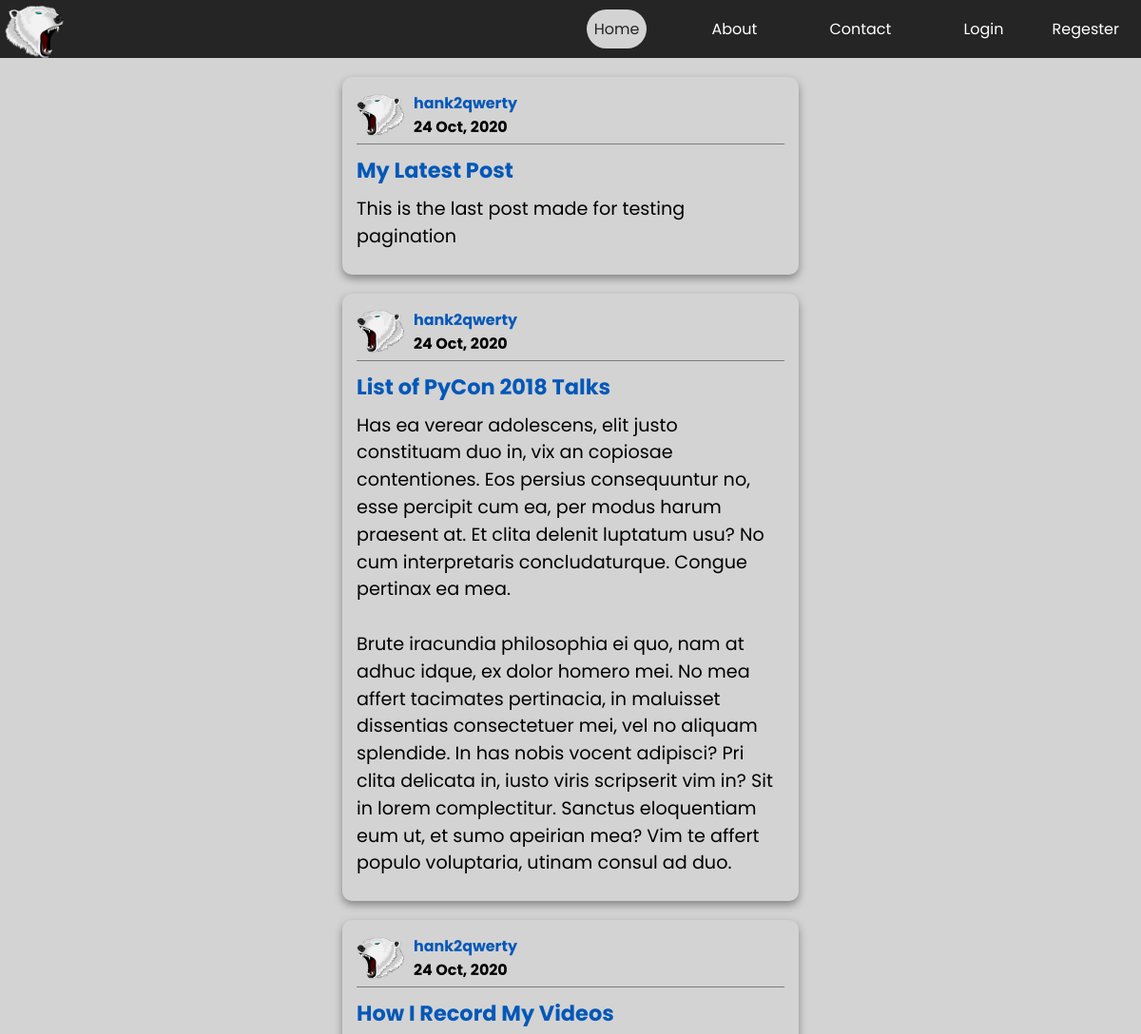
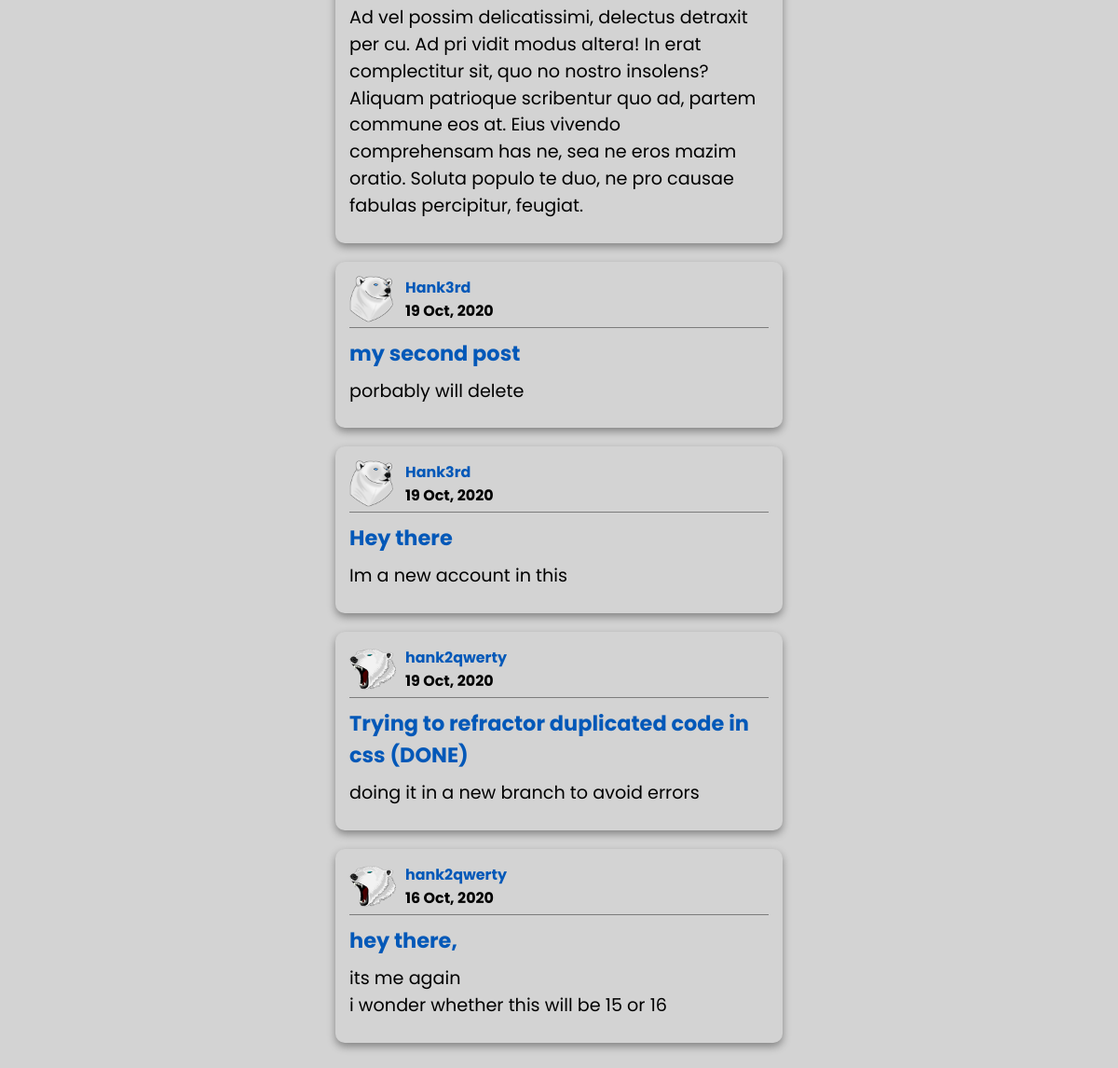
Page /home on the earlier database version (2 pictures, top to bottom).
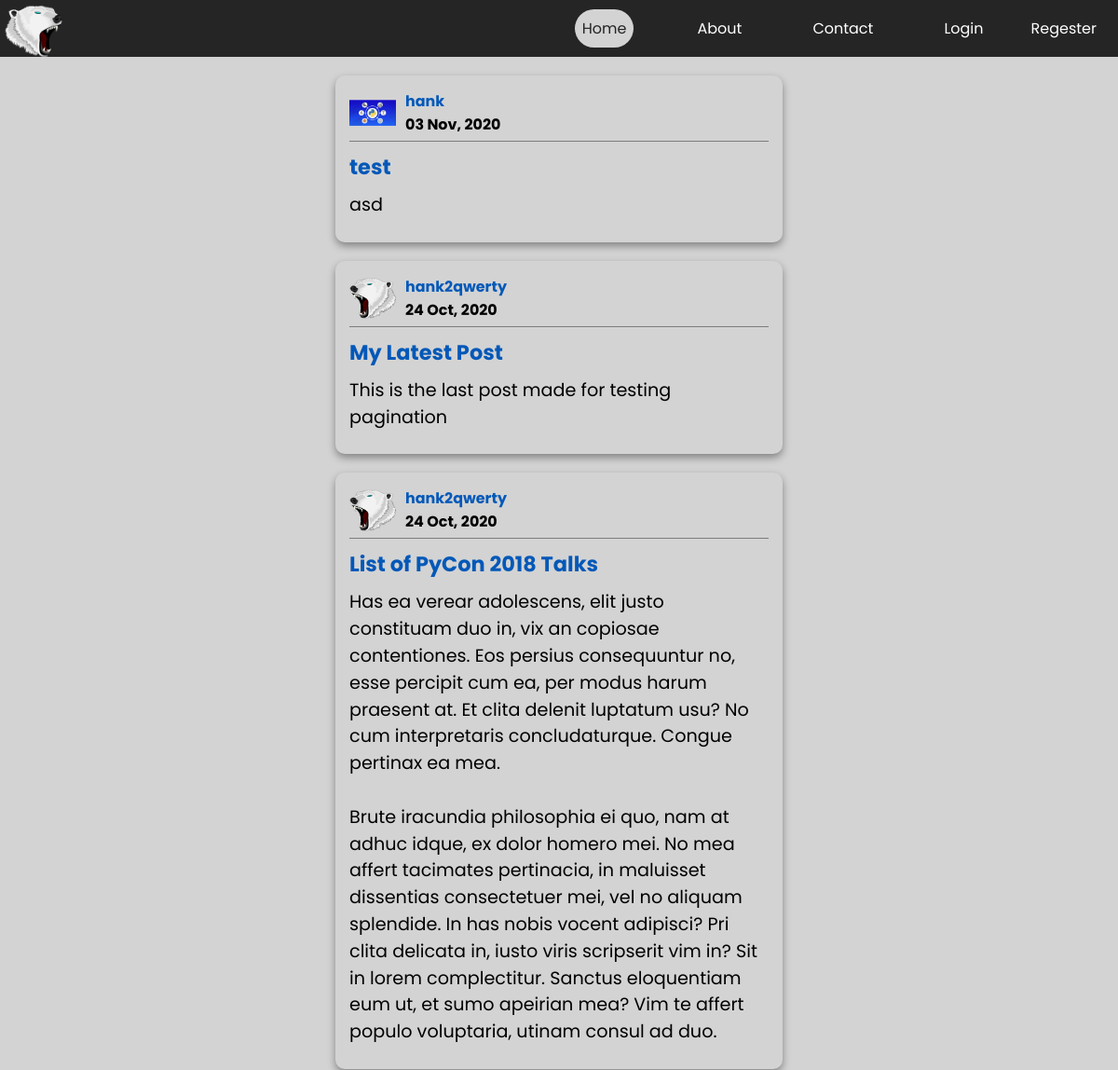
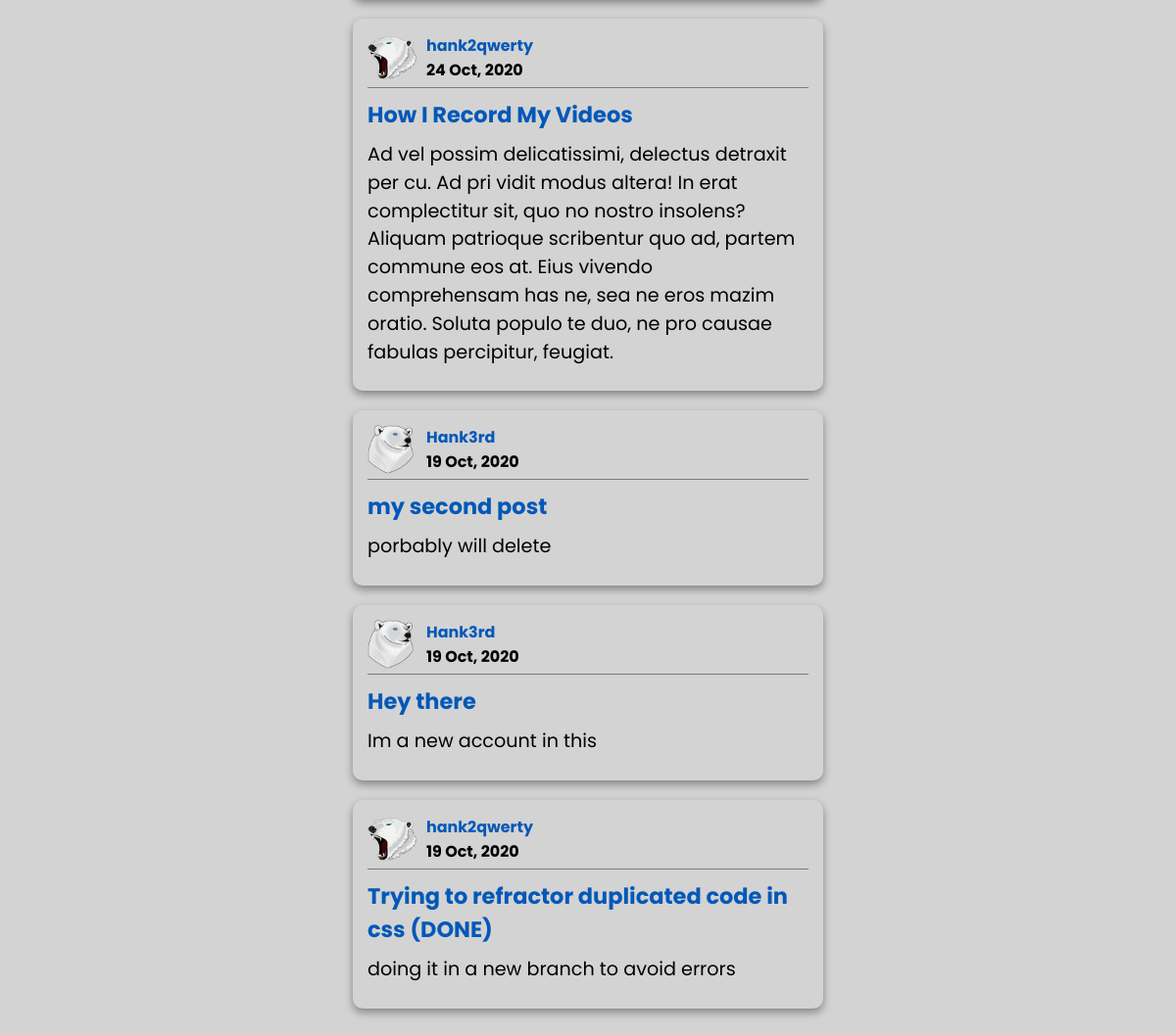
Same page on the later database version (2 pictures, top to bottom).
### flaskblog/model.py (models this page shows, shortened)
class Post(db.Model):
    id = db.Column(db.Integer, primary_key=True)
    title = db.Column(db.String(250), nullable=False)
    post_date = db.Column(db.DateTime, nullable=False,
                          default=datetime.utcnow)
    content = db.Column(db.Text, nullable=False)
    user_id = db.Column(db.Integer, db.ForeignKey('user.id'), nullable=False)

class User(db.Model, UserMixin):
    id = db.Column(db.Integer, primary_key=True)
    username = db.Column(db.String(20), nullable=False, unique=True)
    email = db.Column(db.String(210), nullable=False, unique=True)
    password = db.Column(db.String(60), nullable=False)
    profile_img = db.Column(
        db.String(20), nullable=False, default='default.jpg')
    posts = db.relationship("Post", backref='author', lazy=True)

### flaskblog/main/routes.py (the view)
@main.route('/')
@main.route('/home')
def home():
    posts = Post.query.order_by(
        Post.post_date.desc()).paginate(per_page=POSTS_PER_PAGE, page=1)
    return render_template('home.html', posts=posts)

### flaskblog/templates/home.html (shortened to what this page needs)
{%extends "layout.html"%} {% block style%}
<link rel="stylesheet" href="{{ url_for('static', filename='styles/post.css') }}" />
<link rel="stylesheet" href="{{ url_for('static', filename='styles/home.css') }}" />
{%endblock style%} {%block title%} Home {% endblock title%} {% block main %}
<div data-pages="{{posts.pages}}" class="posts">
    {% for post in posts.items%}
    <div class="post" id="{{post.id}}">
        <div class="user-info">
            <div class="img-cont">
                <img
                    class="circle"
                    src="{{url_for('static', filename='images/profiles/' + post.author.profile_img)}}"
                />
            </div>
            <div class="text">
                <h5>
                    {%if current_user == post.author%}
                    <a href="{{url_for('users.account')}}"
                        >{{post.author.username}}</a
                    >
                    {%else%}
                    <a
                        href="{{url_for('users.user', username=post.author.username)}}"
                        >{{post.author.username}}</a
                    >
                    {%endif%}
                </h5>
                <h5>{{post.post_date.strftime("%d %b, %Y") }}</h5>
            </div>
        </div>
        <h3>
            <a class="post-title" href="{{url_for('posts.post', post_id=post.id)}}"
                >{{post.title}}</a
            >
        </h3>
        <p>{{post.content}}</p>
    </div>
    {%endfor%}
</div>
<div class="bottom">
</div>
{%endblock main%}

Differences in the rows shown:
no longer on this page (row unchanged): Post: profile_img (picture), author.username "hank2qwerty", post_date "16 Oct, 2020", title "hey there,", content "its me again i wonder whether this will be 15 or 16"
added Post: profile_img (picture), author.username "hank", post_date "03 Nov, 2020", title "test", content "asd"
